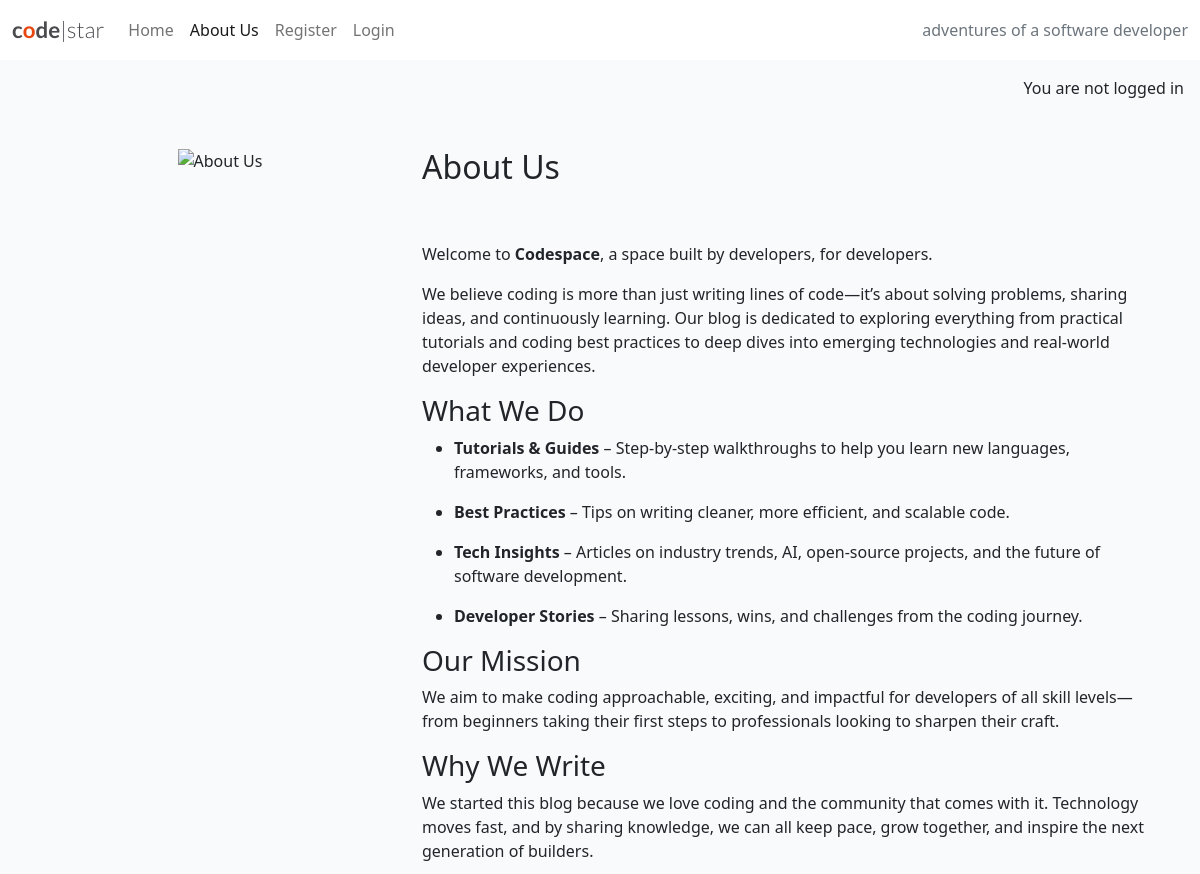
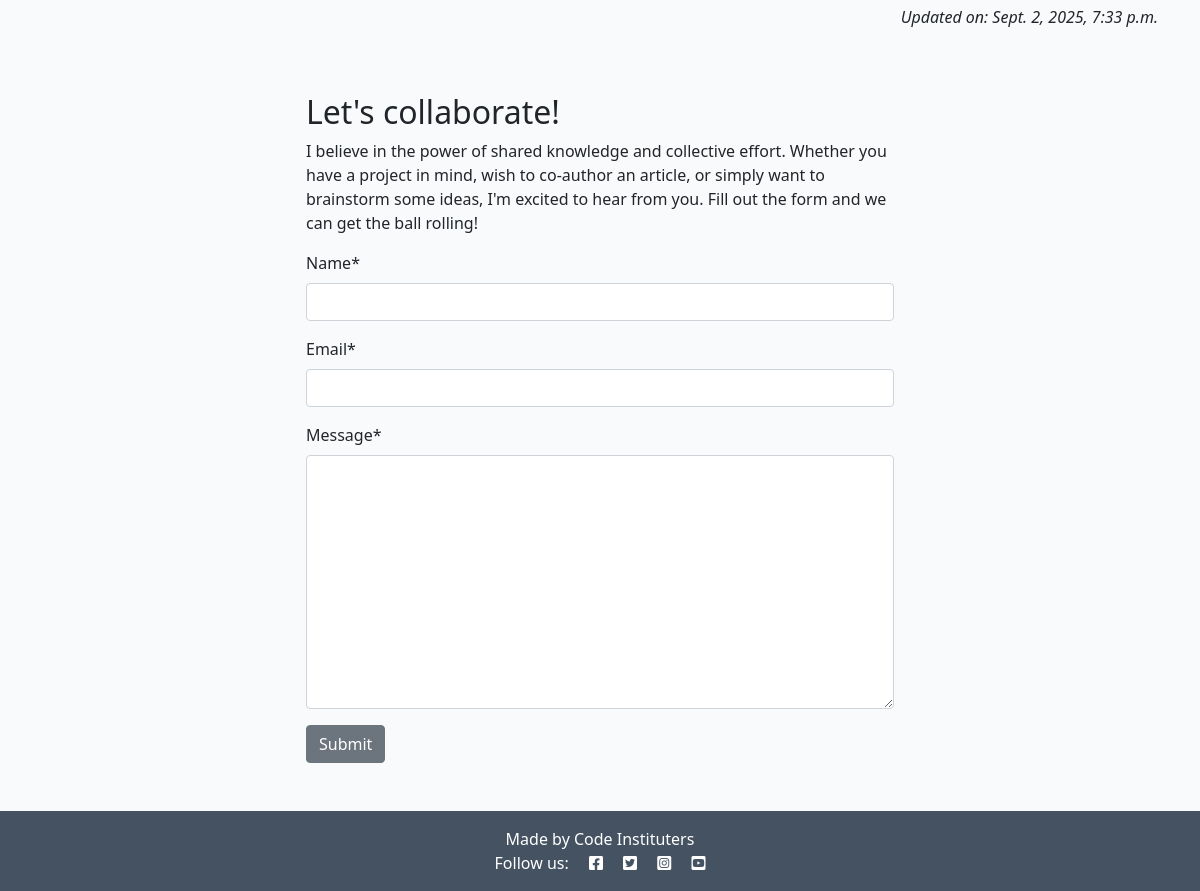
The page /about-us/ on the database its author committed (2 pictures, top to bottom).
### about_us/models.py (models this page shows, shortened)
class AboutUs(models.Model):
    title = models.CharField(max_length=100)
    profile_image = CloudinaryField('image', default='placeholder')
    content = models.TextField()
    updated_on = models.DateTimeField(auto_now_add=True)

### about_us/views.py (the view, shortened to what this page needs)
# urls.py: path('', views.about_me, name='about-us'),
def about_me(request):
    aboutus = AboutUs.objects.all().order_by('-updated_on').first()
    collaborate_form = CollaborateForm()
    return render(
        request,
        "about/about_us.html",
        {"aboutus": aboutus,
         "collaborate_form": collaborate_form, },
    )

### about_us/forms.py
class CollaborateForm(forms.ModelForm):
    class Meta:
        model = CollaborateRequest
        fields = ('name', 'email', 'message',)

### about_us/templates/about/about_us.html (shortened to what this page needs)
{% extends 'base.html' %} {% block content %} {% load static %}
{% load crispy_forms_tags %}
<div class="container mt-5">
  <div class="row">
    <div class="col-12 col-md-4 text-center">
      {% if "placeholder" in aboutus.profile_image.url %}
      <img src="{% static 'images/nobody.jpg' %}" class="profile-img"
        alt="placeholder image" >
      {% else %}
      <img src="{{ aboutus.profile_image.url }}" class="profile-img"
        alt="{{ aboutus.title }}">
      {% endif %}
    </div>
    <div class="col-8">
      <h2>{{ aboutus.title }}</h2>
      <p>{{ aboutus.content| safe }}</p>
    </div>
  </div>
  <div class="row">
    <div class="col text-right">
      <p class="text-end"><em>Updated on: {{ aboutus.updated_on }}</em></p>
    </div>
  </div>
</div>
<div class="row justify-content-center">
  <div class="col-12 col-md-6 my-5">
    <h2>Let's collaborate!</h2>
    <p>
      I believe in the power of shared knowledge and collective effort. Whether
      you have a project in mind, wish to co-author an article, or simply want
      to brainstorm some ideas, I'm excited to hear from you. Fill out the form
      and we can get the ball rolling!
    </p>
      <form method="post">
        {{ collaborate_form | crispy }}
        <button class="btn btn-secondary"
          type="submit">Submit</button>
      </form>
  </div>
</div>
{% endblock content %}

### static/css/style.css (style rules this page uses)
body { background-color: #F9FAFC; }
.main-bg { background-color: #F9FAFC; }
.profile-img { width: 75%; }

### rows shown on the page
AboutUs: title "About Us", content "Welcome to Codespace , a space built by developers, for developers. We believe coding is more than just writing lines of code—it’s about solving problems, sharing ideas, and continuously learning. Our blog is dedicated to exploring everything from practical tutorials and coding best practices to deep dives into emerging technologies and real-world developer experiences. What We Do Tutorials & Guides – Step-by-step walkthroughs to help you learn new languages, frameworks, and tools. Best Practices – Tips on writing cleaner, more efficient, and scalable code. Tech Insights – Articles on industry trends, AI, open-source projects, and the future of software development. Developer Stories –…", updated_on "Sept. 2, 2025, 7:33 p.m."
